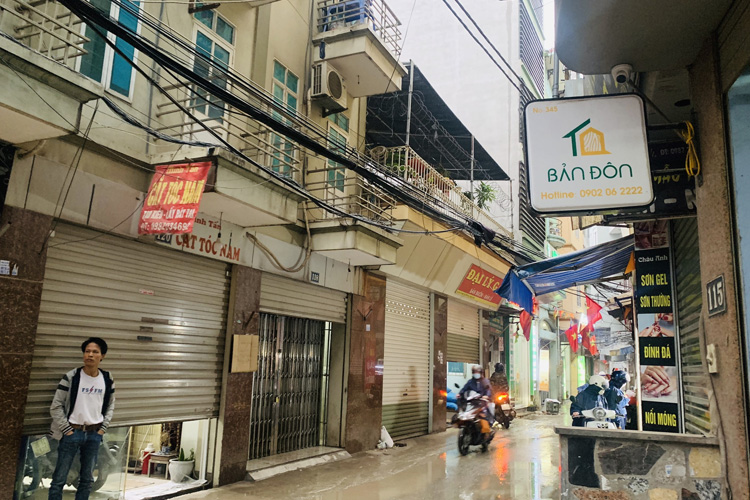
#> input picture server_ai/dataset/test/test8.jpg, 750 x 500 px
$ python -i detect_logo_v2.py   (imports and definitions only)
#> lines starting #> are read from the running program, lines starting #| are printed output that depends on the picture; after the words box and inside, x2 and y2 are one past the last pixel; in counts of white or black regions, pixels touching at a corner belong together
import os

import cv2
import numpy as np
from PIL import Image
import requests
from io import BytesIO
from urllib.parse import urlparse

# Kích thước ảnh chuẩn hóa
IMG_SIZE = (640, 640)


def load_and_preprocess_image(image_path):
	"""
	Tải và tiền xử lý ảnh: thay đổi kích thước và chuyển đổi định dạng.

	Args:
		image_path (str): Đường dẫn ảnh (local hoặc URL)

	Returns:
		tuple: (ảnh BGR, ảnh grayscale) hoặc (None, None) nếu lỗi
	"""
	try:
		# Kiểm tra nếu là URL
		if urlparse(image_path).scheme in ('http', 'https'):
			response = requests.get(image_path, timeout=10)
			response.raise_for_status()
			img = Image.open(BytesIO(response.content)).convert('RGB')
		else:
			img = Image.open(image_path).convert('RGB')

		# Thay đổi kích thước
		img = img.resize(IMG_SIZE)
		img_array = np.array(img)
		# Chuyển từ RGB sang BGR (phù hợp với OpenCV)
		img_bgr = cv2.cvtColor(img_array, cv2.COLOR_RGB2BGR)
		img_gray = cv2.cvtColor(img_bgr, cv2.COLOR_BGR2GRAY)
		return img_bgr, img_gray,img_array
	except Exception as e:
		print(f"Lỗi khi tải ảnh: {str(e)}")
		return None, None


def detect_watermark(img_gray):
	"""Enhanced watermark detection with more flexible criteria"""
	# Use adaptive thresholding
	thresh = cv2.adaptiveThreshold(
		img_gray, 255, cv2.ADAPTIVE_THRESH_GAUSSIAN_C,
		cv2.THRESH_BINARY, 11, 2
		)

	# Find contours with less restrictive criteria
	contours, _ = cv2.findContours(thresh, cv2.RETR_LIST, cv2.CHAIN_APPROX_SIMPLE)

	for contour in contours:
		area = cv2.contourArea(contour)
		x, y, w, h = cv2.boundingRect(contour)

		# More lenient area check
		if 100 < area < (IMG_SIZE[0] * IMG_SIZE[1] * 0.3):
			# Check aspect ratio and position
			aspect_ratio = w / float(h)
			is_in_interesting_region = (
					(x < IMG_SIZE[0] * 0.2 or x > IMG_SIZE[0] * 0.8) or
					(y < IMG_SIZE[1] * 0.2 or y > IMG_SIZE[1] * 0.8)
			)

			if is_in_interesting_region and (0.2 < aspect_ratio < 5):
				return True
	return False


def detect_logo(img_bgr):
	"""Enhanced logo detection with multiple strategies"""
	# Convert to grayscale for edge detection
	gray = cv2.cvtColor(img_bgr, cv2.COLOR_BGR2GRAY)

	# Use Canny edge detection
	edges = cv2.Canny(gray, 50, 150)

	# Find contours
	contours, _ = cv2.findContours(edges, cv2.RETR_LIST, cv2.CHAIN_APPROX_SIMPLE)

	for contour in contours:
		area = cv2.contourArea(contour)

		# More flexible area check
		if 100 < area < (IMG_SIZE[0] * IMG_SIZE[1] * 0.2):
			peri = cv2.arcLength(contour, True)
			approx = cv2.approxPolyDP(contour, 0.02 * peri, True)

			# Check for simple geometric shapes
			if 3 <= len(approx) <= 15:
				# Additional checks can be added here
				return True

	return False


def analyze_image(image_path):
	"""
	Phân tích ảnh để phát hiện watermark và logo.

	Args:
		image_path (str): Đường dẫn ảnh

	Returns:
		dict: Kết quả với 'is_has_watermark' và 'is_has_logo'
	"""
	img_bgr, img_gray,img_array = load_and_preprocess_image(image_path)
#> in load_and_preprocess_image, img is the input picture: PIL image 750x500 RGB; mean R, G, B 119.9, 113.2, 97.8
#> in load_and_preprocess_image, `img = img.resize(IMG_SIZE)`:
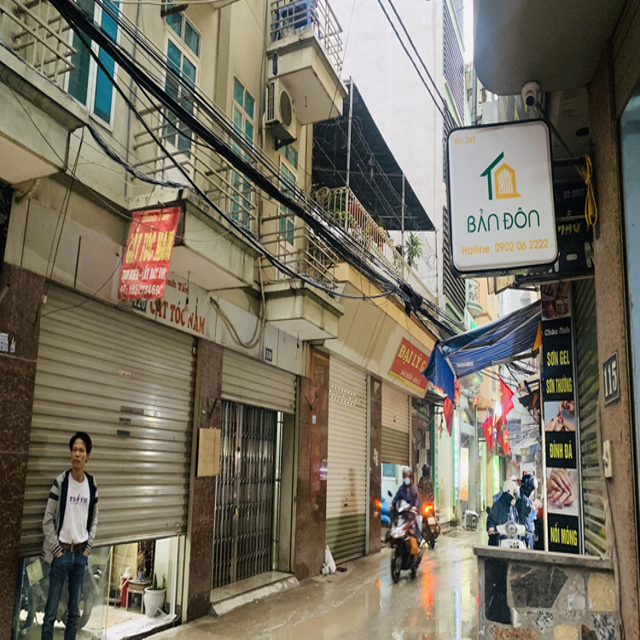
#> img: PIL image 640x640 RGB; mean R, G, B 119.9, 113.2, 97.8
#> in load_and_preprocess_image, `img_gray = cv2.cvtColor(img_bgr, cv2.COLOR_BGR2GRAY)`:
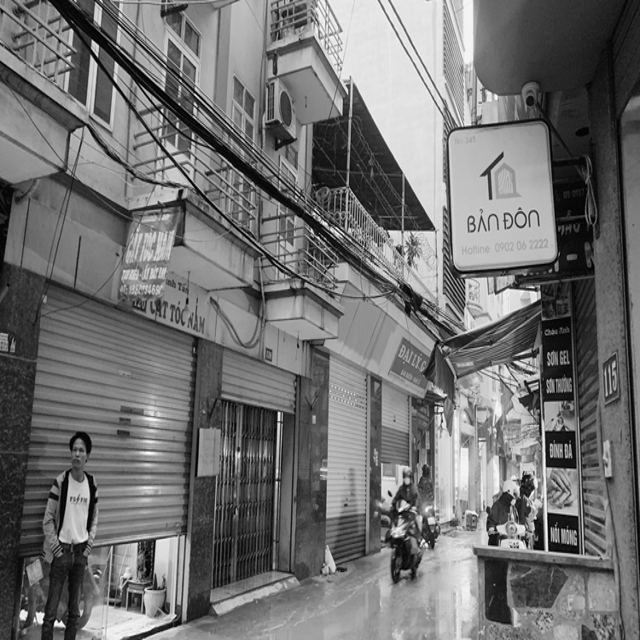
#> img_gray: shape (640, 640); min 0, max 255, mean 113.4
	if img_bgr is None:
		return { "is_has_watermark": False, "is_has_logo": False }

	has_watermark = detect_watermark(img_gray)
#> in detect_watermark, `thresh = cv2.adaptiveThreshold( img_gray, 255, cv2.ADAPTIVE_THRESH_GAU..`:
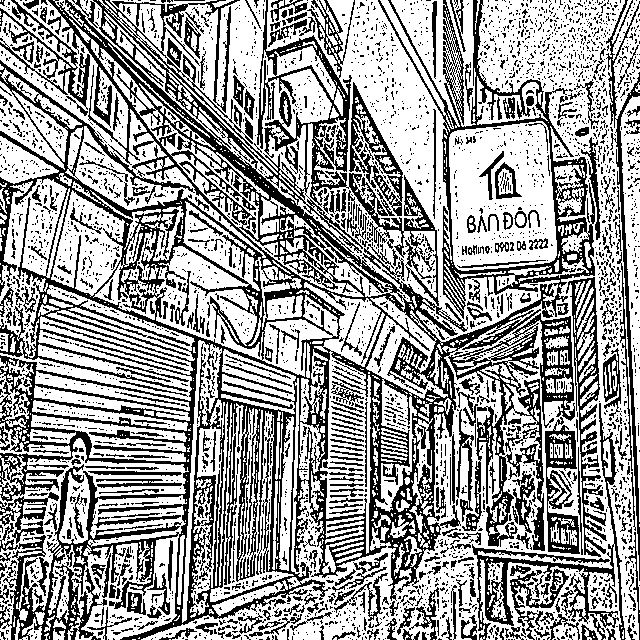
#> thresh: shape (640, 640); 61.7% white; black in thin lines or dots
#> in detect_watermark, `contours, _ = cv2.findContours(thresh, cv2.RETR_LIST, cv2.CHAIN_APPROX..`: contours = 6098 contours, 5122 with area under 20; largest, box (x1, y1, x2, y2) and area: (141, 0, 640, 640) 92986, (68, 0, 560, 345) 57740, (0, 438, 189, 640) 20815, (449, 121, 557, 271) 14184, (90, 190, 338, 377) 12992
#> the loop in detect_watermark, `for contour in contours:` made 135 passes
#> (area, x, y, w, h, aspect_ratio, is_in_interesting_region) on pass 135: (156, 194, 622, 25, 14, 1.79, True)
#> (area, x, y, w, h) on passes 40, 54, 55, 59, 60: (31, 231, 633, 11, 7), (57, 508, 631, 14, 9), (21, 440, 631, 8, 7), (61, 248, 631, 16, 7), (30, 224, 631, 9, 7)
#> has_watermark = True
	has_logo = detect_logo(img_bgr)
#> in detect_logo, `edges = cv2.Canny(gray, 50, 150)`:
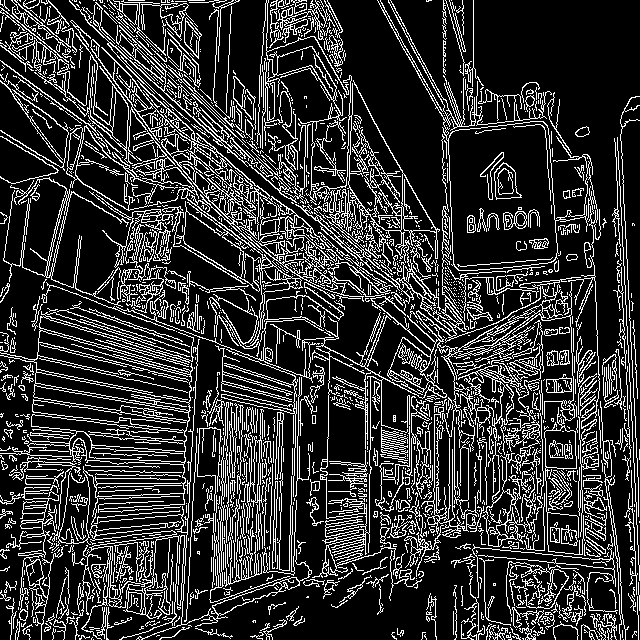
#> edges: shape (640, 640); 20.1% white in thin lines or dots
#> in detect_logo, `contours, _ = cv2.findContours(edges, cv2.RETR_LIST, cv2.CHAIN_APPROX_..`: contours = 2571 contours, 2135 with area under 20; largest, box (x1, y1, x2, y2) and area: (377, 0, 600, 446) 15744, (34, 33, 384, 347) 14731, (448, 121, 558, 271) 14438, (116, 189, 581, 578) 11509, (0, 311, 194, 551) 7767
#> the loop in detect_logo, `for contour in contours:` made 115 passes
#> (area, peri) on pass 115: (105, 241.8)
#> area on pass 39: 31
#> has_logo = True

	return { "is_has_watermark": has_watermark, "is_has_logo": has_logo }


def main():
	"""
	Hàm chính để chạy thử code.
	"""
	base_dir = r"C:/Users/ADMIN/Downloads/model_detect_image/dataset/has_logo"
	# Thay đổi đường dẫn ảnh theo nhu cầu
	for image in os.listdir(base_dir):
		image_path = os.path.join(base_dir, image)
		result_with = analyze_image(image_path)
		print(f"Ảnh {image_path}: {result_with}")
	image_without_watermark = r"C:/Users/ADMIN/Downloads/model_detect_image/dataset/test/test8.jpg"
	print(f"Ảnh {image_without_watermark}: {analyze_image(image_without_watermark)}")


# [2 lines not run here, left out]


>>> result = analyze_image('dataset/test/test8.jpg')
#> result = {'is_has_watermark': True, 'is_has_logo': True}

$ run again, on server_ai/dataset/test/test1.jpg
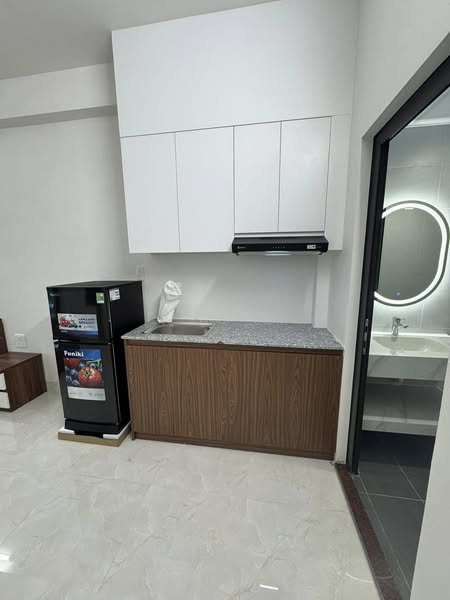
#> input picture server_ai/dataset/test/test1.jpg, 450 x 600 px
#> in load_and_preprocess_image, img is the input picture: PIL image 450x600 RGB; mean R, G, B 153.2, 154.4, 149.4
#> img: PIL image 640x640 RGB
#> in detect_watermark, `thresh = cv2.adaptiveThreshold( img_gray, 255, cv2.ADAPTIVE_THRESH_GAU..`:
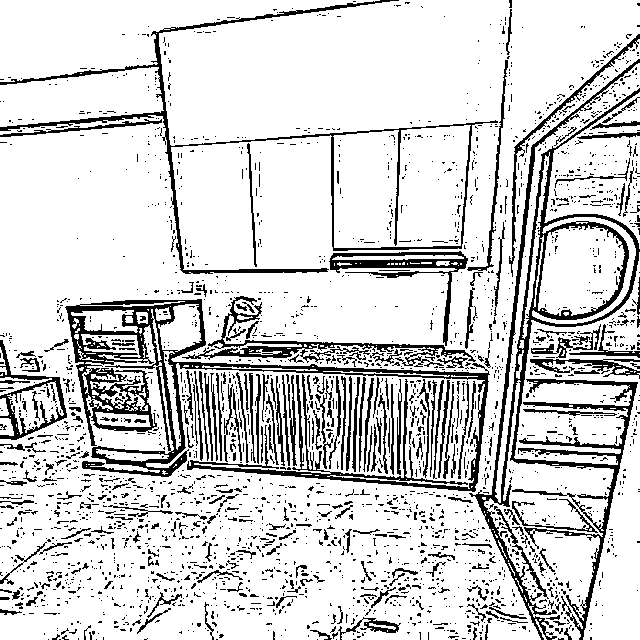
#> thresh: shape (640, 640); 83% white; 2674 black regions (2391 under 20 px)
#> in detect_watermark, `contours, _ = cv2.findContours(thresh, cv2.RETR_LIST, cv2.CHAIN_APPROX..`: contours = 3421 contours, 2887 with area under 20; largest, box (x1, y1, x2, y2) and area: (0, 0, 640, 640) 290202, (64, 298, 491, 493) 21226, (514, 252, 640, 640) 19118, (333, 125, 471, 248) 14698, (0, 0, 380, 82) 14296
#> the loop in detect_watermark, `for contour in contours:` made 120 passes
#> (area, x, y, w, h, aspect_ratio, is_in_interesting_region) on pass 120: (392, 362, 616, 38, 18, 2.11, True)
#> has_watermark = True
#> in detect_logo, `edges = cv2.Canny(gray, 50, 150)`:
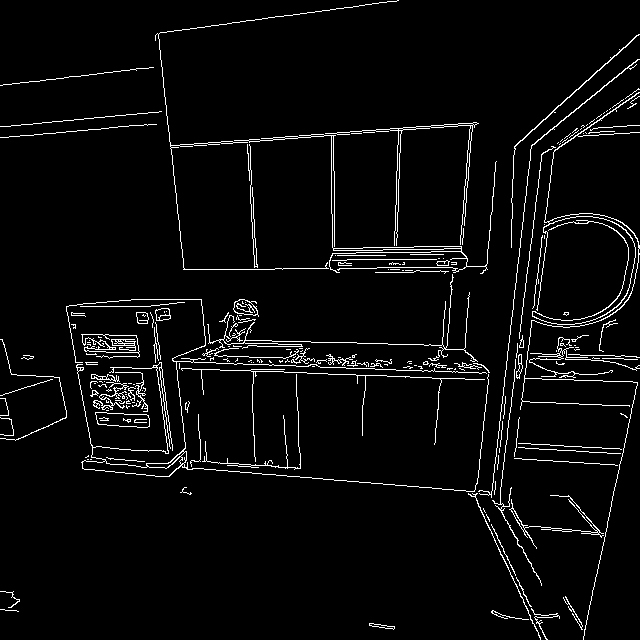
#> edges: shape (640, 640); 4% white in thin lines or dots
#> in detect_logo, `contours, _ = cv2.findContours(edges, cv2.RETR_LIST, cv2.CHAIN_APPROX_..`: contours = 287 contours, 230 with area under 20; largest, box (x1, y1, x2, y2) and area: (66, 299, 489, 492) 1104, (82, 456, 183, 477) 809, (81, 334, 140, 359) 748, (82, 334, 140, 353) 709, (95, 412, 150, 428) 644
#> the loop in detect_logo, `for contour in contours:` made 18 passes
#> (area, peri) on pass 18: (151, 607.8)
#> has_logo = True
#> result = {'is_has_watermark': True, 'is_has_logo': True}

$ run again, on server_ai/dataset/test/test10.jpg
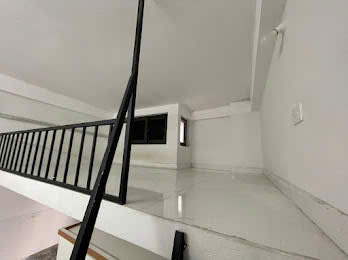
#> input picture server_ai/dataset/test/test10.jpg, 348 x 260 px
#> in load_and_preprocess_image, img is the input picture: PIL image 348x260 RGB; mean R, G, B 158.8, 154.8, 145.7
#> img: PIL image 640x640 RGB
#> in detect_watermark, `thresh = cv2.adaptiveThreshold( img_gray, 255, cv2.ADAPTIVE_THRESH_GAU..`:
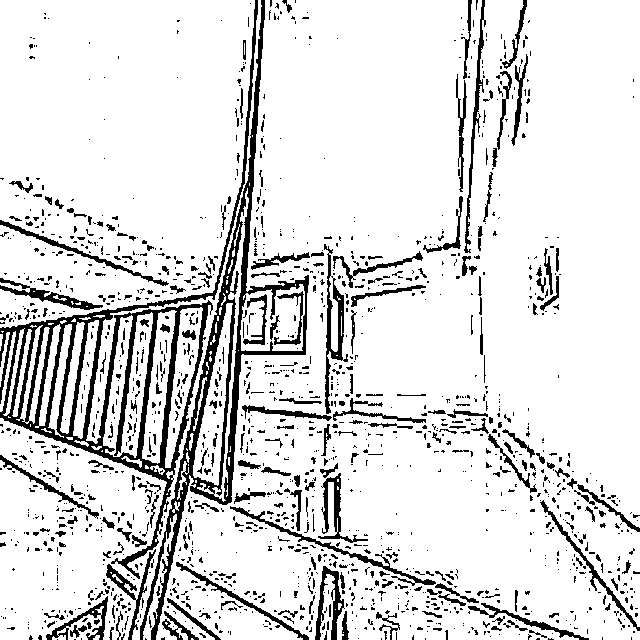
#> thresh: shape (640, 640); 86.9% white; 1580 black regions (1315 under 20 px)
#> in detect_watermark, `contours, _ = cv2.findContours(thresh, cv2.RETR_LIST, cv2.CHAIN_APPROX..`: contours = 1860 contours, 1384 with area under 20; largest, box (x1, y1, x2, y2) and area: (156, 0, 640, 640) 248696, (0, 0, 255, 328) 71758, (0, 0, 262, 640) 29356, (103, 312, 153, 458) 3660, (240, 284, 305, 351) 3473
#> the loop in detect_watermark, `for contour in contours:` made 191 passes
#> (area, x, y, w, h, aspect_ratio, is_in_interesting_region) on pass 191: (597, 52, 606, 52, 34, 1.53, True)
#> has_watermark = True
#> in detect_logo, `edges = cv2.Canny(gray, 50, 150)`:
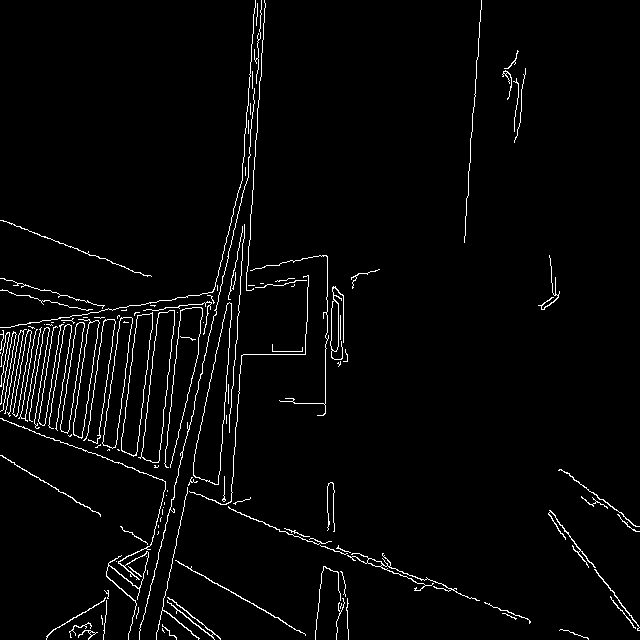
#> edges: shape (640, 640); 2.9% white in thin lines or dots
#> in detect_logo, `contours, _ = cv2.findContours(edges, cv2.RETR_LIST, cv2.CHAIN_APPROX_..`: contours = 141 contours, 109 with area under 20; largest, box (x1, y1, x2, y2) and area: (193, 302, 232, 485) 3052, (193, 302, 232, 485) 3044, (138, 310, 175, 463) 2570, (141, 310, 175, 463) 2564, (121, 312, 153, 457) 2235
#> the loop in detect_logo, `for contour in contours:` made 29 passes
#> (area, peri, approx) on pass 29: (133, 641.1, [[347, 555], [479, 600], [383, 553], [389, 566]])
#> has_logo = True
#> result = {'is_has_watermark': True, 'is_has_logo': True}

$ run again, on server_ai/dataset/test/test11.jpg
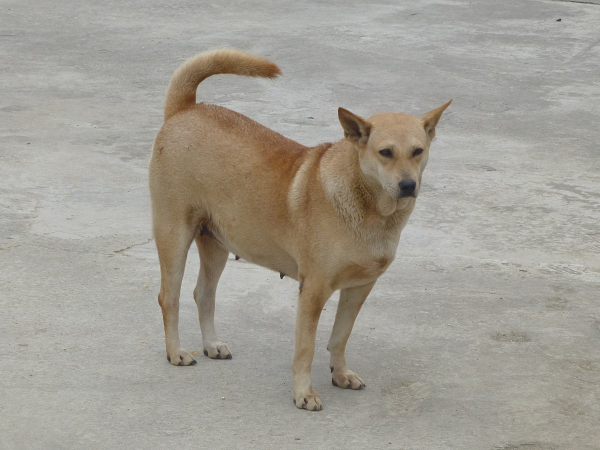
#> input picture server_ai/dataset/test/test11.jpg, 1200 x 900 px (shown at 1/2 size)
#> in load_and_preprocess_image, img is the input picture: PIL image 1200x900 RGB; mean R, G, B 161.4, 157.2, 147.8
#> img: PIL image 640x640 RGB
#> in detect_watermark, `thresh = cv2.adaptiveThreshold( img_gray, 255, cv2.ADAPTIVE_THRESH_GAU..`:
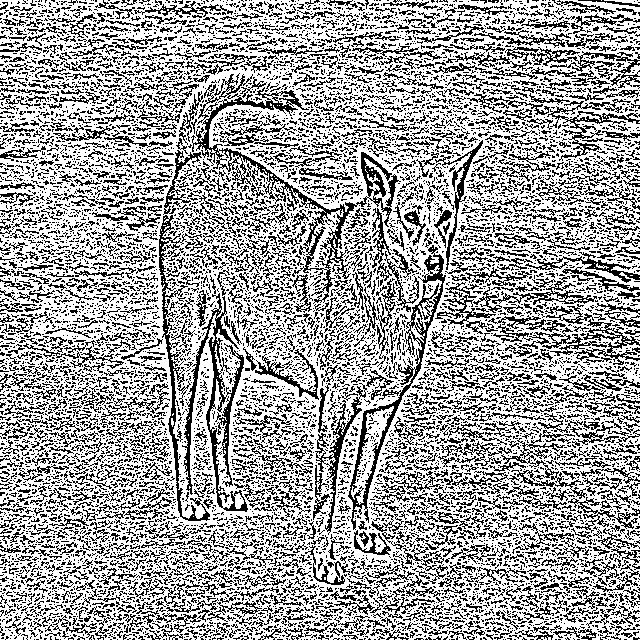
#> thresh: shape (640, 640); 64.3% white; black in thin lines or dots
#> in detect_watermark, `contours, _ = cv2.findContours(thresh, cv2.RETR_LIST, cv2.CHAIN_APPROX..`: contours = 18975 contours, 16258 with area under 20; largest, box (x1, y1, x2, y2) and area: (0, 0, 640, 640) 399247, (347, 252, 447, 531) 3682, (218, 147, 358, 274) 1686, (205, 295, 240, 509) 1524, (161, 290, 211, 522) 1468
#> the loop in detect_watermark, `for contour in contours:` made 1418 passes
#> (area, x, y, w, h, aspect_ratio, is_in_interesting_region) on pass 1418: (282.5, 382, 596, 54, 21, 2.57, True)
#> has_watermark = True
#> in detect_logo, `edges = cv2.Canny(gray, 50, 150)`:
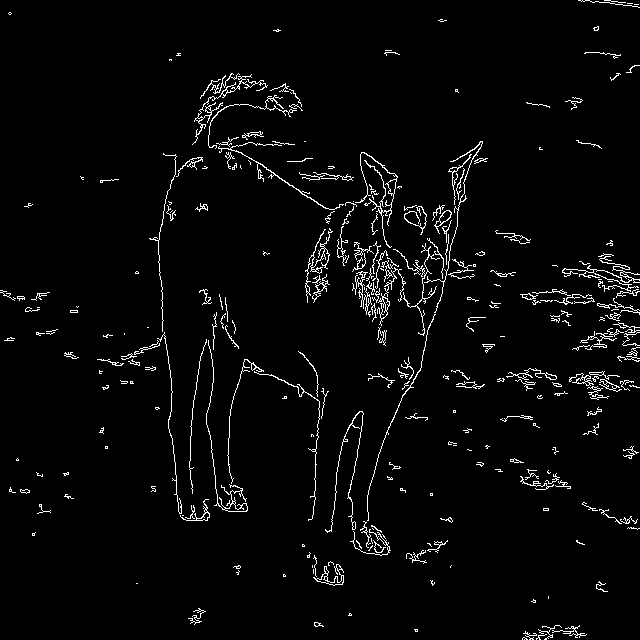
#> edges: shape (640, 640); 3.2% white in thin lines or dots
#> in detect_logo, `contours, _ = cv2.findContours(edges, cv2.RETR_LIST, cv2.CHAIN_APPROX_..`: contours = 443 contours, 378 with area under 20; largest, box (x1, y1, x2, y2) and area: (313, 564, 344, 586) 174, (355, 152, 398, 248) 174, (206, 340, 248, 512) 146, (377, 267, 406, 326) 146, (192, 74, 268, 145) 128
#> the loop in detect_logo, `for contour in contours:` made 24 passes
#> (area, peri) on pass 24: (108.5, 98.18)
#> has_logo = True
#> result = {'is_has_watermark': True, 'is_has_logo': True}
